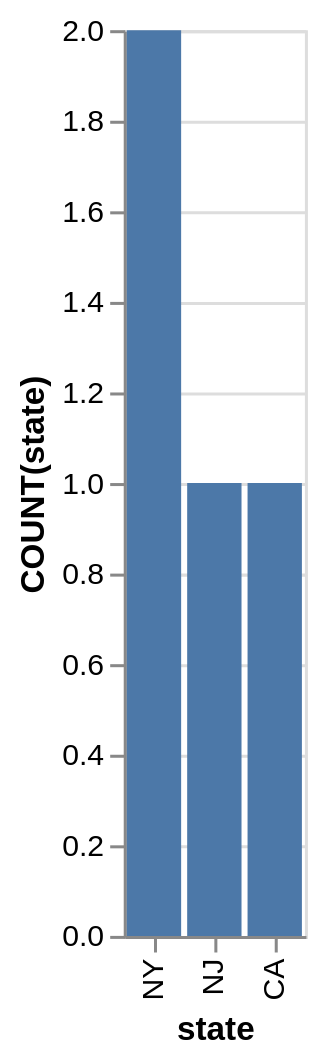

Vega-Lite specification for this chart:
### Vega-Lite specification from a JSON file in a GitHub repository (floating-point values rounded to 4 significant figures)
{"data": {"values": [{"x_data": "NY", "y_data": 2}, {"x_data": "NJ\n", "y_data": 1}, {"x_data": "CA", "y_data": 1}]}, "mark": "bar", "encoding": {"x": {"field": "x_data", "type": "nominal", "title": "state", "sort": "descending"}, "y": {"field": "y_data", "type": "quantitative", "title": "COUNT(state)"}}}
